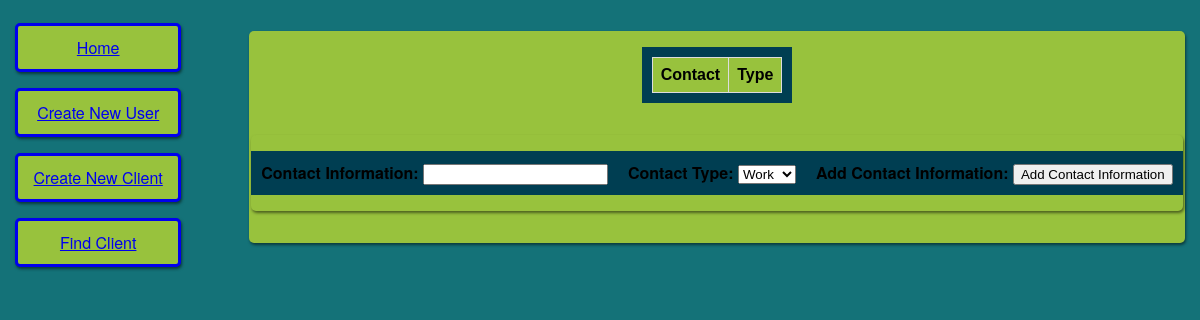
Before: /client_1_contact with the older database file.
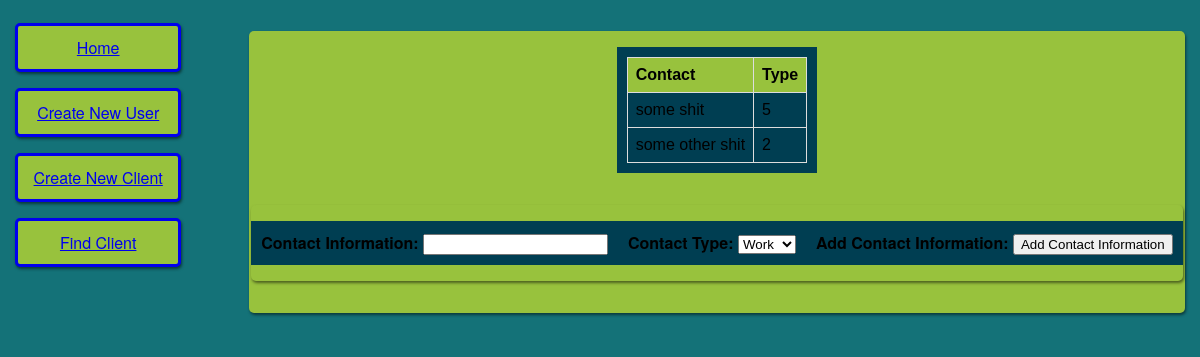
After: the same page with the newer database file.
### app/models.py (models this page shows)
class ClientContact(db.Model):
	id = db.Column(db.Integer, primary_key = True)
	client_id = db.Column(db.Integer, db.ForeignKey('client.id'))
	contact = db.Column(db.String(50))
	contact_type = db.Column(db.Integer, db.ForeignKey('contact_type.id'))

### app/routes.py (the view, shortened to what this page needs)
@app.route('/client_<clientid>_contact', methods = ['GET', 'POST'])
def create_contact(clientid):
	form = CreateClientContact()
	contact_info = ClientContact.query.filter(ClientContact.client_id == clientid).all()
	return render_template('create_contact.html', title = 'Create Contact', form = form, contact_info = contact_info)

### app/forms.py (shortened to what this page needs)
class CreateClientContact(FlaskForm):
	form_title = 'Add Contact Information'
	contact_info = StringField('Contact Information', validators = [DataRequired()])
	contact_choices = [(c.id, c.contact_type) for c in ContactType.query.all()]
	contact_type = SelectField('Contact Type', coerce = int, choices = contact_choices, validators = [DataRequired()])
	submit = SubmitField('Add Contact Information')

### app/templates/create_contact.html (shortened to what this page needs)
{% extends "base.html" %}
{% block content %}
	<div class="formFields">
		<div class="formElement">
			<table class="contactInfo">
				<tr>
					<th>Contact</th>
					<th>Type</th>
				</tr>
		{% for c in contact_info %}
				<tr>
					<td>{{ c.contact }}</td>
					<td>{{ c.contact_type}}</td>
				</tr>
		{% endfor%}
			</table>
	</div>
    <form action="" method="post">
        <div class="formFields">
        {% for field in form %}
            {% if field.type != 'CSRFTokenField' %}
            <div class="formElement">
                <strong>{{ field.label() }}:</strong>
                {{ field() }} <br>
            </div>
            {% endif %}
        {% endfor %}
        </div>
    </form>
{% endblock %}

### app/templates/base.html (shortened to what this page needs)
<html>
    <head>
      <link rel="stylesheet" href="{{ url_for('static', filename = 'styles/main.css') }}">
    </head>
    <body>
        <div class="row">
          <div class="leftColumn">
            <a class="header_button" href="{{ url_for('index') }}">Home</a>
            <a class="header_button" href="{{ url_for('render_form', form = 'RegistrationForm') }}">Create New User</a>
            <a class="header_button" href="{{ url_for('render_form', form = 'CreateClient') }}">Create New Client</a>
            <a class="header_button" href="{{ url_for('view_clients') }}">Find Client</a>
          </div>
          <div class="rightColumn">
            {% block content %}{% endblock %}
          </div>
        </div>
    </body>
</html>

### app/static/styles/main.css (style rules this page uses)
body { margin: 0; padding: 0; font-family: "Helvetica Neue", Helvetica, Arial, sans-serif; color: #000000; padding: 15px; background: #147278; }
table { font-family: arial, sans-serif; border-collapse: collapse; }
td { border: 1px solid #dddddd; text-align: left; padding: 8px; }
th { border: 1px solid #dddddd; background-color: #98c23d; text-align: left; padding: 8px; }
.row:after { content: ""; display: table; clear: both; }
.formElement { padding: 10px 10px; background: #003e52; margin: 1em 0; }
.leftColumn { float: left; width: 15%; display: flex; flex-wrap: wrap; align-content: space-around }
.rightColumn { float: right; width: 80%; }
.formFields { float: center; width: 100%; display: flex; flex-wrap: wrap; align-content: space-around; justify-content: space-evenly; background: #98c23d; margin: 1em 0; box-shadow: 1px 2px 3px rgba(0,0,0,.5); border-radius: 5px; }
.header_button { border: solid; padding: 10px 10px; text-align: center; background-color: #98c23d; width: 80%; float: left; margin: .5em 0; box-shadow: 1px 2px 3px rgba(0,0,0,.5); border-radius: 5px; }

Changed rows visible on the page:
added ClientContact: contact "some shit", contact_type "5"
added ClientContact: contact "some other shit", contact_type "2"
